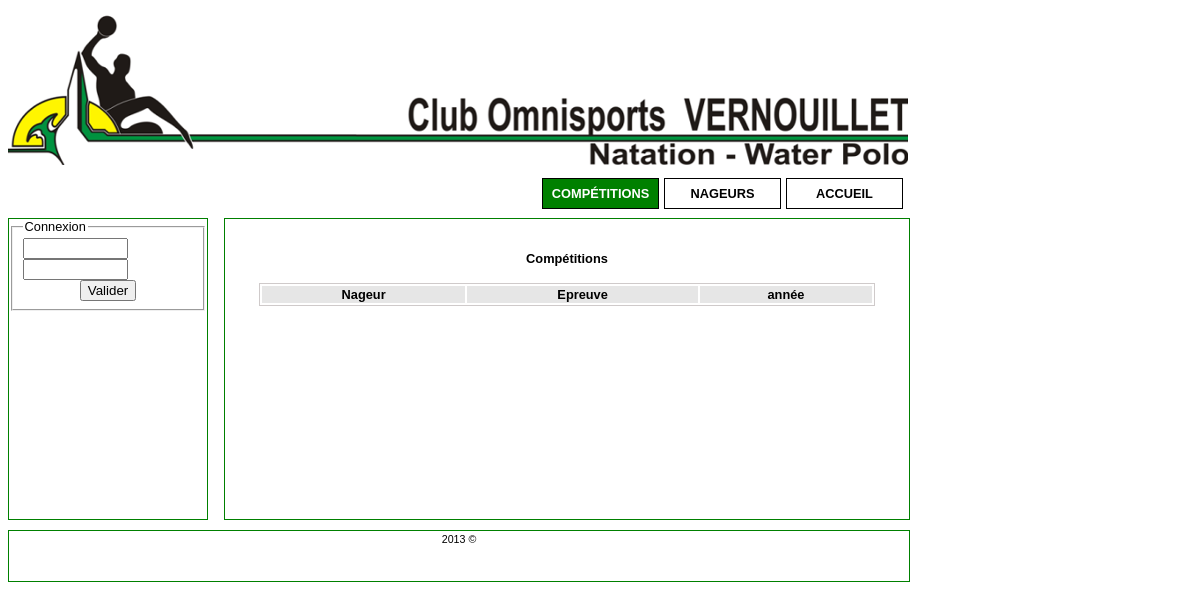
Before: /competitions.php with the older database file.
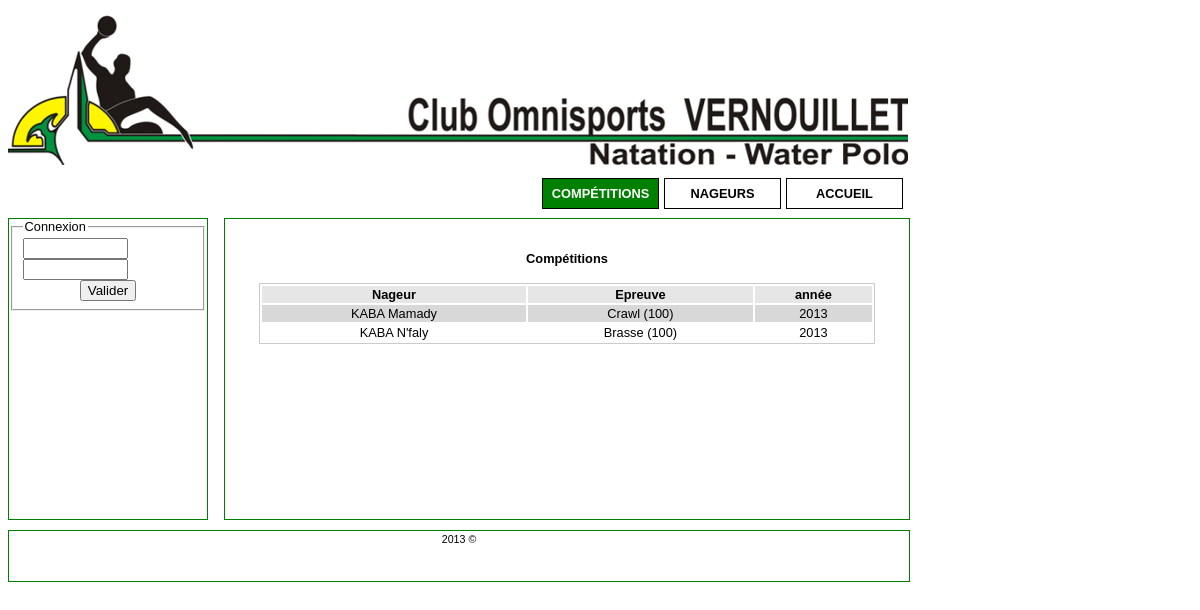
After: the same page with the newer database file.
### tables this page shows
CREATE TABLE IF NOT EXISTS `competition` (
  `idcompetition` int(11) NOT NULL AUTO_INCREMENT,
  `annee` int(11) NOT NULL,
  `idnageur` int(11) NOT NULL,
  `idepreuve` int(11) NOT NULL,
  PRIMARY KEY (`idcompetition`),
  KEY `fk_competition_nageur1_idx` (`idnageur`),
  KEY `fk_competition_epreuve1_idx` (`idepreuve`)
);

CREATE TABLE IF NOT EXISTS `nageur` (
  `idnageur` int(11) NOT NULL AUTO_INCREMENT,
  `nom` varchar(45) NOT NULL,
  `prenom` varchar(45) NOT NULL,
  `date_de_naissance` date NOT NULL,
  `sexe` varchar(45) NOT NULL,
  `idcategorie` int(11) NOT NULL,
  PRIMARY KEY (`idnageur`),
  KEY `idcategorie` (`idcategorie`)
);

CREATE TABLE IF NOT EXISTS `type_de_nage` (
  `idtype_de_nage` int(11) NOT NULL AUTO_INCREMENT,
  `type` varchar(45) NOT NULL,
  PRIMARY KEY (`idtype_de_nage`)
);

CREATE TABLE IF NOT EXISTS `epreuve` (
  `idepreuve` int(11) NOT NULL AUTO_INCREMENT,
  `idtype_de_nage` int(11) NOT NULL,
  `distance` int(11) NOT NULL,
  PRIMARY KEY (`idepreuve`),
  KEY `fk_epreuve_type_de_nage_idx` (`idtype_de_nage`)
);

### model/class.competition.php (called while the page is built, shortened)
<?php
class competition {
    private static $table = 'competition';
    public static function rechercherTout(){
        $res = mysql_query("SELECT * FROM `".self::$table."` ORDER BY `idnageur` DESC") or die(mysql_error());
        if (mysql_num_rows($res) != 0) {
            $competitions = array();
            while (($ligne = mysql_fetch_array($res)) !== FALSE) {
                $competitions[] = $ligne;
            }
            return $competitions;
        }
        return false;
    }
}

### model/class.nageur.php (called while the page is built, shortened)
<?php
class nageur {
    private static $table = 'nageur';
    private static $cle_primaire = 'idnageur';
    public static function rechercherParId($id_nageur) {
        $res = mysql_query("SELECT * FROM `" . self::$table . "` WHERE `" . self::$cle_primaire . "` =  '$id_nageur'") or die(mysql_error());
        if (mysql_num_rows($res) != 0) {
            return mysql_fetch_array($res);
        }
        return false;
    }
}

### model/class.epreuve.php (called while the page is built, shortened)
<?php
class epreuve {
    private static $table = 'epreuve';
    private static $cle_primaire = 'idepreuve';
    public static function rechercherParId($id_epreuve) {
        $res = mysql_query("SELECT * FROM `".self::$table."` WHERE `".self::$cle_primaire."` =  '$id_epreuve'") or die(mysql_error());
        if (mysql_num_rows($res) != 0) {
            return mysql_fetch_array($res);
        }
        return false;
    }
}

### model/class.type_nage.php (called while the page is built, shortened)
<?php
class type_nage {
    private static $table = 'type_de_nage';
    private static $cle_primaire = 'idtype_de_nage';
    public static function rechercherParId($id_type_nage) {
        $res = mysql_query("SELECT * FROM `" . self::$table . "` WHERE `".self::$cle_primaire."` =  '$id_type_nage'") or die(mysql_error());
        if (mysql_num_rows($res) != 0) {
            return mysql_fetch_array($res);
        }
        return false;
    }
}

### competitions.php (the view, shortened to what this page needs)
<?php include './entete.php' ?>
<div class="contenu">
    <?php
    include './model/class.nageur.php';
    include 'model/class.epreuve.php';
    include 'model/class.type_nage.php';
    include 'model/class.competition.php';
    ?>
    <center>
        <div id="afficheur">
            <?php
            $competitions = competition::rechercherTout();
            ?>
            <br>
            <h4>Comp&eacute;titions</h4>
            <table>
                <tr>
                    <th>Nageur</th>
                    <th>Epreuve</th>
                    <th>ann&eacute;e</th>
                </tr>
                <?php
                if ($competitions) {
                    $style = "lignePaire";
                    foreach ($competitions as $key => $competition) {
                        if ($key % 2 == 0) {
                            $style = "lignePaire";
                        } else {
                            $style = "ligneImpaire";
                        }
                        $nageur = nageur::rechercherParId($competition['idnageur']);
                        $epreuve = epreuve::rechercherParId($competition['idepreuve']);
                        $type_nage = type_nage::rechercherParId($epreuve['idtype_de_nage']);
                        ?>
                        <tr id="<?= $style ?>">
                            <td align="center"><?= $nageur['nom'] . ' ' . $nageur['prenom'] ?> </td>
                            <td align="center"><?= $type_nage['type'] . ' (' . $epreuve['distance'] . ')' ?> </td>
                            <td align="center"><?= $competition['annee'] ?> </td>
                        </tr>
                        <?php
                    }
                }
                ?>
            </table>
        </div>
    </center>
</div>
<?php include './pied_de_page.php' ?>

### entete.php (shortened to what this page needs)
<?php
$page = $_SERVER['SCRIPT_NAME'];
?>
<!DOCTYPE html>
<html>
    <head>
        <link type="text/css" href="css/style.css"  rel="stylesheet"/>
    </head>
    <body>
        <div id="all">
            <div id="header">
                <div class="logo"></div>
                <ul class="menuH">
                    <a href="index.php">
                        <li id="<?php
                        if (strpos($page, 'index') !== false || strpos($page, 'gestion') !== false ||
                                strpos($page, 'formulaire') !== false || strpos($page, 'enregistrement_ok') !== false) {
                            echo 'current';
                        }
                        ?>">Accueil</li>
                    </a>
                    <a href="nageurs.php">
                        <li id="<?php
                        if (strpos($page, '/nageurs') !== false) {
                            echo 'current';
                        }
                        ?>">Nageurs</li>
                    </a>
                    <a href="competitions.php">
                        <li id="<?php
                        if (strpos($page, '/competitions') !== false) {
                            echo 'current';
                        }
                        ?>">Comp&eacute;titions</li>
                    </a>
                </ul>
            </div>
            <div id="principal">
                <div class="menuV">
                    <?php
                    if (!isset($_SESSION['admin']) || !$_SESSION['admin']) {
                        ?>
                        <div id="connexion">
                            <fieldset>
                                <legend>Connexion</legend>
                                <form method="post" action="controleur/controleur_connexion.php">
                                    <input type="text" name="login" required="true" size="10"/>
                                    <input type="password" name="mot_de_passe" required="true" size="10"/>
                                    <center>
                                        <input type="submit" value="Valider"/>
                                    </center>
                                </form>
                            </fieldset>
                        </div>
                        <?php
                    }
                        ?>
                </div>

### pied_de_page.php
</div>
<div id="pied_de_page">
    <center><small> 2013 &copy;</small></center>
</div>
</div>
</body>
</html>

### css/style.css (style rules this page uses)
body { font-family: arial,helvetica,sans-serif; }
#all { width: 900px; min-height: 600px; font-size: 0.8em; }
#header { width: 100%; height: 200px; }
.logo { height: 157px; background: url(../images/entete.png) no-repeat; }
.menuH li { float: right; display: inline-table; list-style: none; margin-right: 5px; width: 115px; padding-top: 7px; padding-bottom: 7px; text-align: center; background-color: appworkspace; border: solid 1px black; text-decoration: none; text-transform: uppercase; font-weight: bold; }
.menuH a { text-decoration: none; color: black; }
* a { text-decoration: none; cursor: pointer; }
#principal { min-height: 300px; width: 100%; margin-top: 10px; }
.menuV { width: 22%; min-height: 300px; float: left; border: solid 1px green; margin-bottom: 5px; }
.contenu { margin-top: 5px; width: 76%; border: solid 1px green; min-height: 300px; margin-left: 24%; }
#pied_de_page { clear: both; width: 100%; height: 50px; margin-top: 10px; border: solid 1px green; }
#current { background-color: green; }
a #current { color: white; }
#connexion { width: 100%; }
#afficheur table { width: 90%; border:solid 1px #cfcaca ; }
#afficheur th { background-color: #E6E6E6; }
#lignePaire { background-color: #D8D8D8; }
#ligneImpaire { background-color: white; }

Changed rows visible on the page:
added competition: idnageur.nom "KABA", idnageur.prenom "Mamady", type_de_nage.type "Crawl", idepreuve.distance "100", annee "2013"
added competition: idnageur.nom "KABA", idnageur.prenom "N'faly", type_de_nage.type "Brasse", idepreuve.distance "100", annee "2013"
